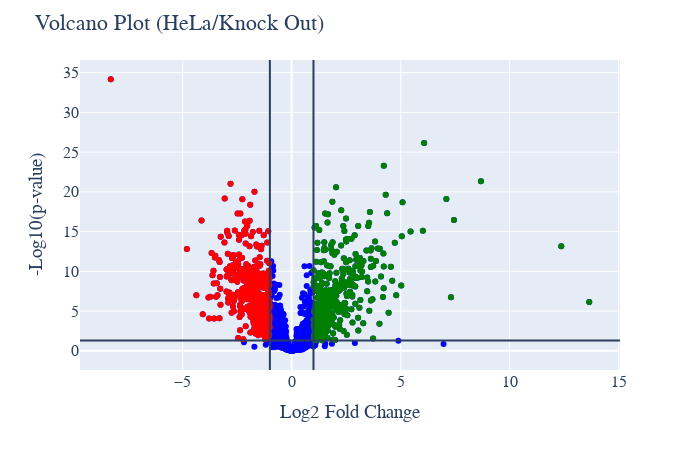

Notebook source saved alongside this figure:
### Code cell
# Abundance Volcano plot
plot_options={
            "compare groups": [0, 1],
            "title": "Volcano Plot",
            "X Title": "Log2 Fold Change",
            "Y Title": "-Log10(p-value)",
            "up color": "green",
            "down color": "red",
            "all color": "blue",
            "width": 700,
            "height": 450,
            "font": dict(size=16, family="Arial black"),
            "ylimits": [],
            "xlimits": [],
            "help for information only": \
            "compare groups: list of two numbers default [0,1] means compare" \
            "the second group again the first group." \
            "xlimits: list or tuple of two numbers [0,10]." \
        }
figure, _, _ =volcano_plots(data_obj, plot_options, saved_settings)
figure.show()
#figure.write_image("images/test.svg")

### Figure 1 — Plotly figure (JSON) as saved in the notebook; plotly's stock layout.template omitted (floating-point values rounded to 4 significant figures; data arrays with more than 128 entries replaced by an {"elided": "..."} marker saying what was removed)
{"data": [{"hovertemplate": "%{text}<br>x=: %{x} <br>y=: %{y}", "legendgroup": "", "marker": {"color": "#636efa", "symbol": "circle"}, "mode": "markers", "name": "", "orientation": "v", "showlegend": false, "type": "scatter", "xaxis": "x", "yaxis": "y"}, {"hovertemplate": "%{text}<br>x=: %{x} <br>y=: %{y}", "marker": {"color": "blue"}, "mode": "markers", "text": {"elided": "1949 str values"}, "type": "scatter", "x": {"elided": "1949 float values"}, "y": {"elided": "1949 float values"}}, {"hovertemplate": "%{text}<br>x=: %{x} <br>y=: %{y}", "marker": {"color": "red"}, "mode": "markers", "text": {"elided": "421 str values"}, "type": "scatter", "x": {"elided": "421 float values"}, "y": {"elided": "421 float values"}}, {"hovertemplate": "%{text}<br>x=: %{x} <br>y=: %{y}", "marker": {"color": "green"}, "mode": "markers", "text": {"elided": "363 str values"}, "type": "scatter", "x": {"elided": "363 float values"}, "y": {"elided": "363 float values"}}], "layout": {"font": {"family": "Arial black", "size": 16}, "height": 450, "legend": {"tracegroupgap": 0}, "margin": {"t": 60}, "shapes": [{"type": "line", "x0": 0, "x1": 1, "xref": "x domain", "y0": 1.301, "y1": 1.301, "yref": "y"}, {"type": "line", "x0": -1, "x1": -1, "xref": "x", "y0": 0, "y1": 1, "yref": "y domain"}, {"type": "line", "x0": 1, "x1": 1, "xref": "x", "y0": 0, "y1": 1, "yref": "y domain"}], "showlegend": false, "title": {"text": "Volcano Plot (HeLa/Knock Out)"}, "width": 700, "xaxis": {"anchor": "y", "domain": [0, 1], "title": {"text": "Log2 Fold Change"}}, "yaxis": {"anchor": "x", "domain": [0, 1], "title": {"text": "-Log10(p-value)"}}}}
